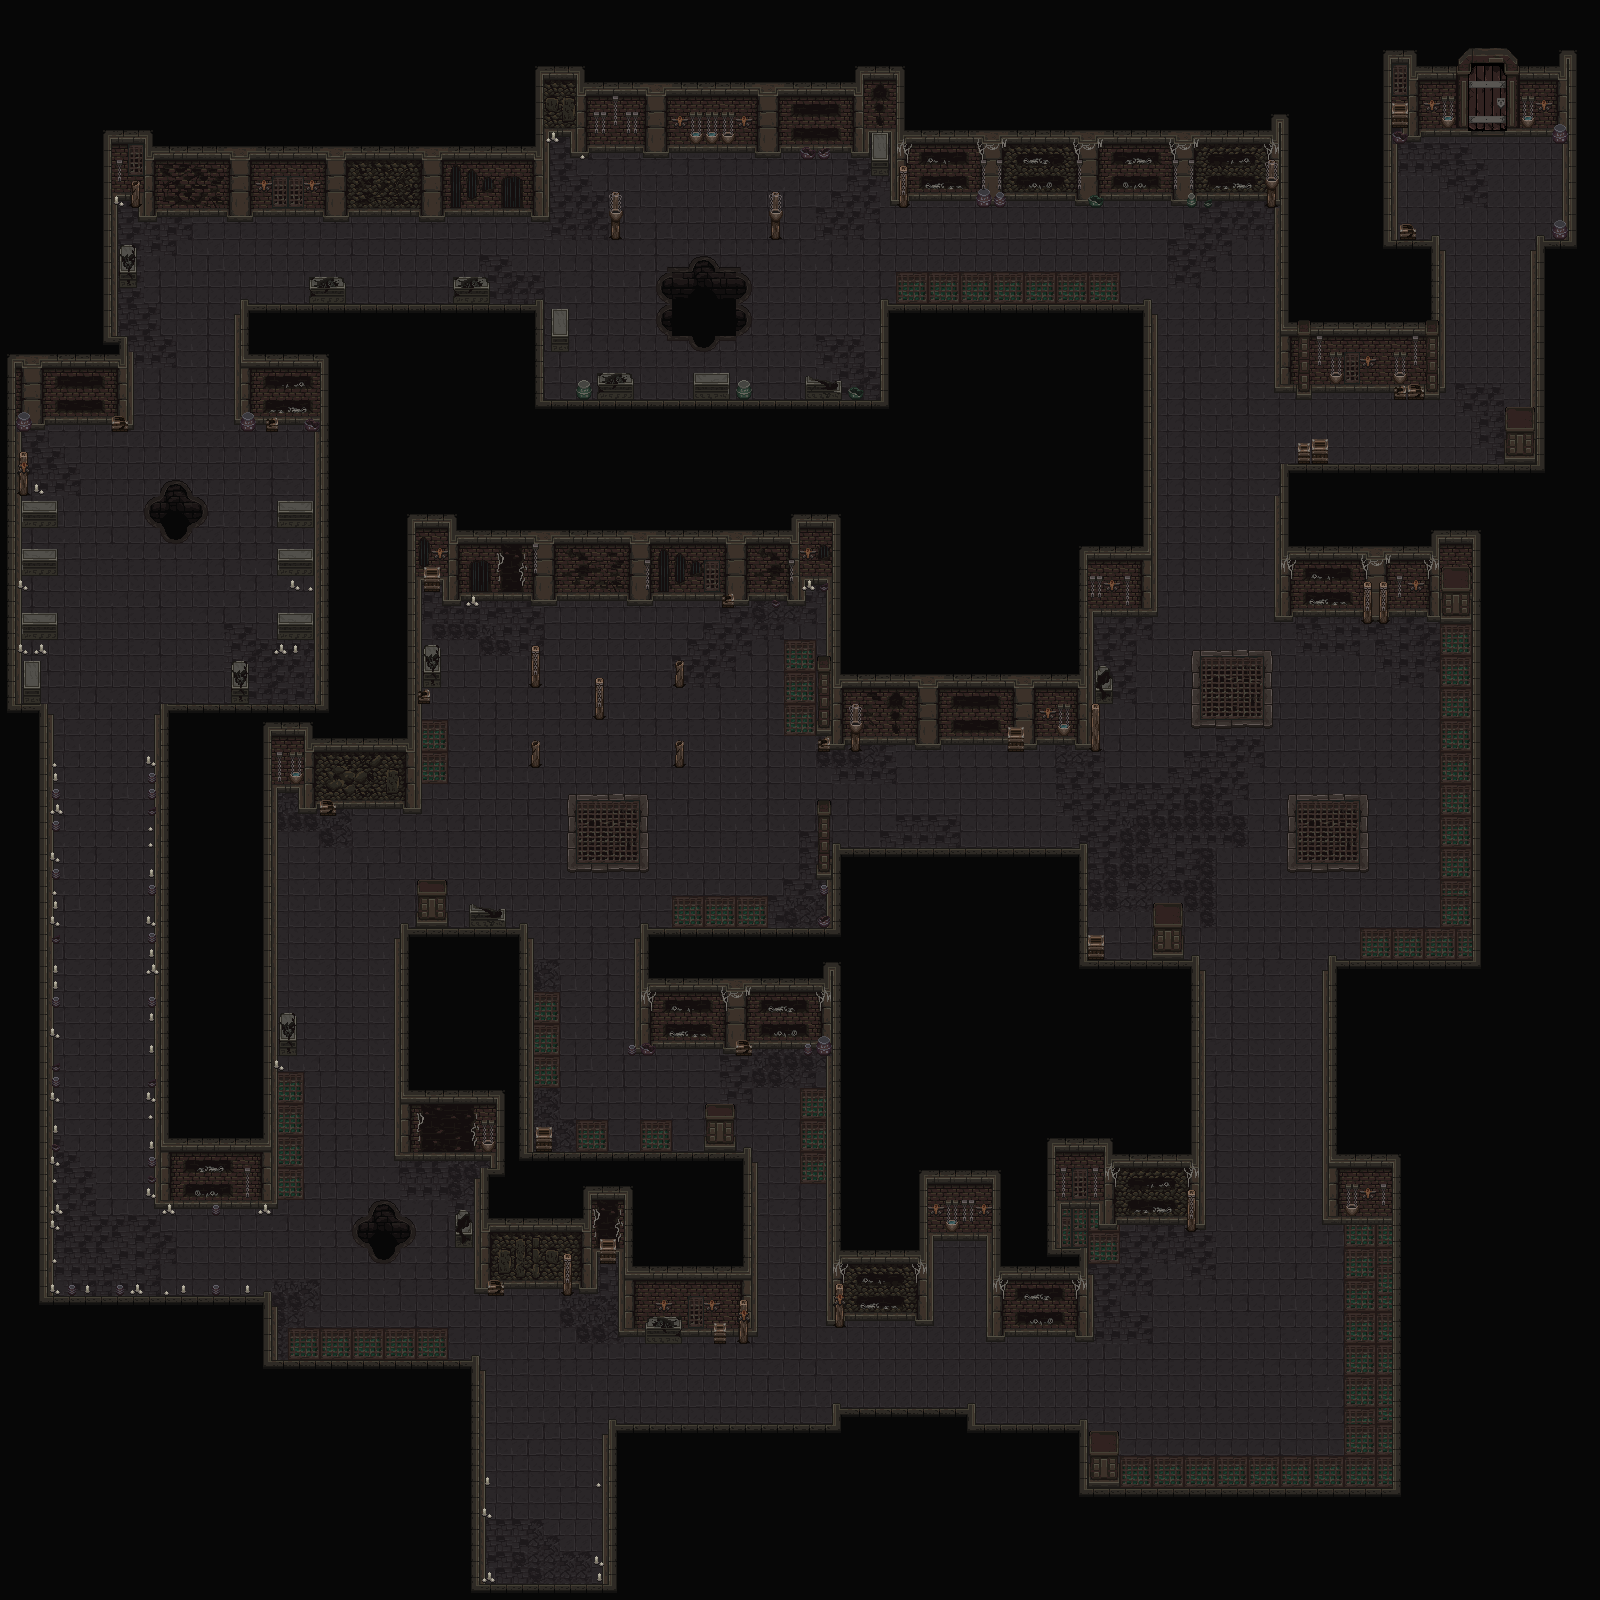

A 2D game scene composited from a Tiled map and its tileset images. What follows is a short description and the map's XML, with each tile layer's data collapsed to a summary:
An orthogonal 100x100 tile map with 16x16 px tiles, 5 tile layers (floor, Walls, Floor decor, Wall decor, ...), 1 hidden layer not drawn, 2 tilesets and 209 objects.

<map version="1.10" tiledversion="1.11.2" orientation="orthogonal" renderorder="right-down" width="100" height="100" tilewidth="16" tileheight="16" infinite="0" nextlayerid="23" nextobjectid="359">
 <tileset firstgid="1" source="Dungeon/Dungeon.tsx" />
 <tileset firstgid="2561" source="Dungeon/decor.tsx" />
 <layer id="15" name="floor" width="100" height="100">
  <data>[10000 cells, 10000 non-empty, 47 distinct tile ids]</data>
 </layer>
 <layer id="16" name="Walls" width="100" height="100">
  <data>[10000 cells, 2398 non-empty, 404 distinct tile ids]</data>
 </layer>
 <layer id="18" name="Floor decor" width="100" height="100">
  <data>[10000 cells, 612 non-empty, 223 distinct tile ids]</data>
 </layer>
 <layer id="19" name="Wall decor" width="100" height="100">
  <data>[10000 cells, 133 non-empty, 45 distinct tile ids]</data>
 </layer>
 <layer id="20" name="DoorVisual" width="100" height="100">
  <data>[10000 cells, 24 non-empty, 24 distinct tile ids]</data>
 </layer>
 <objectgroup id="21" name="Doors">
  <object id="358" x="1469.5" y="64" width="35" height="72" />
 </objectgroup>
 <objectgroup id="22" name="Collision">
  <object id="147" x="472" y="1370" width="13.6667" height="220.333" />
  <object id="148" x="473" y="1583.67" width="144" height="7.33333" />
  <object id="149" x="602" y="1434" width="15" height="158.333" />
  <object id="150" x="609.333" y="1419.67" width="7" height="14.6667" />
  <object id="151" x="472.333" y="1356.33" width="7.33333" height="15" />
  <object id="152" x="616" y="1424.25" width="198.25" height="6.25" />
  <object id="153" x="814.5" y="1424.25" width="26.25" height="6.75" />
  <object id="154" x="832.5" y="1403.5" width="7.5" height="28.25" />
  <object id="155" x="839.5" y="1408.5" width="128" height="6.25" />
  <object id="156" x="968.25" y="1404.25" width="7.5" height="26" />
  <object id="157" x="976.25" y="1424.75" width="103.5" height="6.75" />
  <object id="158" x="1080" y="1419.75" width="7.75" height="75" />
  <object id="159" x="1089.5" y="1431.25" width="30" height="57" />
  <object id="160" x="1088" y="1489" width="240.75" height="5.5" />
  <object id="161" x="1329.25" y="1489" width="71.75" height="6.5" />
  <object id="162" x="1392.5" y="1321.5" width="8.75" height="166.75" />
  <object id="163" x="1391.5" y="1154.75" width="9.75" height="166" />
  <object id="164" x="1323" y="1155.25" width="78" height="69.25" />
  <object id="165" x="1322.25" y="1003.5" width="14.75" height="150.75" />
  <object id="166" x="1322.75" y="970.5" width="14.75" height="33.75" />
  <object id="167" x="1328.75" y="956.25" width="7" height="15.25" />
  <object id="168" x="1336.25" y="960.25" width="144.75" height="7.25" />
  <object id="169" x="1431.5" y="530" width="48.5" height="92.25" />
  <object id="170" x="1472.25" y="623" width="9" height="161.25" />
  <object id="171" x="1472" y="784.25" width="8.75" height="175.25" />
  <object id="172" x="1275.25" y="546.25" width="164.75" height="76.5" />
  <object id="173" x="1274.75" y="495.5" width="14.25" height="50.5" />
  <object id="174" x="1280.25" y="464" width="8.25" height="33" />
  <object id="175" x="1298" y="442.5" width="12" height="21.25" />
  <object id="176" x="1288.75" y="464.5" width="176" height="6.75" />
  <object id="177" x="1312.25" y="439" width="16.25" height="24.75" />
  <object id="178" x="1465" y="464" width="80.25" height="7.75" />
  <object id="179" x="1505.5" y="406.75" width="30.5" height="56.5" />
  <object id="180" x="1537" y="353" width="8.5" height="110.25" />
  <object id="181" x="1531" y="351.25" width="6" height="55.25" />
  <object id="182" x="1530" y="249.75" width="15" height="103.75" />
  <object id="183" x="1536.75" y="235.75" width="7.5" height="14.5" />
  <object id="184" x="1543.75" y="241" width="33.5" height="6.75" />
  <object id="185" x="1554" y="220.75" width="13" height="20" />
  <object id="186" x="1563.25" y="144" width="13" height="101" />
  <object id="188" x="1559" y="50.5" width="17.25" height="93.5" />
  <object id="189" x="1519.75" y="66.75" width="39" height="69.75" />
  <object id="190" x="1553.25" y="136.25" width="6" height="6.75" />
  <object id="191" x="1409.5" y="65" width="45.25" height="73.75" />
  <object id="192" x="1382" y="50.25" width="27.25" height="92.75" />
  <object id="193" x="1382.75" y="142.25" width="14.25" height="104.25" />
  <object id="194" x="1400" y="225" width="15.75" height="15.25" />
  <object id="195" x="1397.25" y="240.5" width="34.25" height="6.5" />
  <object id="196" x="1431.25" y="235.25" width="7.75" height="84.75" />
  <object id="197" x="1439.5" y="250.5" width="5.25" height="115.25" />
  <object id="198" x="1426" y="320" width="19.25" height="78.5" />
  <object id="200" x="1394.25" y="385.25" width="11.5" height="14.5" />
  <object id="201" x="1408.75" y="384.5" width="15.5" height="15.5" />
  <object id="202" x="1281.25" y="321.5" width="158" height="73.25" />
  <object id="203" x="1272.5" y="114.5" width="16" height="206.5" />
  <object id="204" x="1274.5" y="320.5" width="5.5" height="71.5" />
  <object id="205" x="855" y="65.5" width="48" height="91.5" />
  <object id="206" x="891" y="156" width="15" height="49" />
  <object id="207" x="872" y="156.5" width="16" height="19" />
  <object id="208" x="903" y="129.5" width="381.5" height="76" />
  <object id="209" x="882" y="304.5" width="269.5" height="7.5" />
  <object id="210" x="1143" y="300" width="8.5" height="315" />
  <object id="211" x="1152" y="314" width="5.5" height="301.5" />
  <object id="212" x="1079" y="544.5" width="77" height="71" />
  <object id="213" x="1079" y="615.5" width="14" height="133.5" />
  <object id="214" x="1093.5" y="704.5" width="5.5" height="45.5" />
  <object id="215" x="1096" y="665.5" width="16" height="39" />
  <object id="216" x="832.5" y="673" width="258.5" height="75.5" />
  <object id="217" x="817.5" y="655.5" width="13.5" height="78.5" />
  <object id="218" x="818.5" y="738" width="12" height="13.5" />
  <object id="219" x="826.5" y="514" width="15" height="162.5" />
  <object id="220" x="792" y="513" width="49" height="73" />
  <object id="221" x="788" y="585" width="17.5" height="19.5" />
  <object id="222" x="406" y="513.5" width="49" height="92" />
  <object id="223" x="455.5" y="530" width="342" height="74" />
  <object id="224" x="406" y="606.5" width="15.5" height="205" />
  <object id="225" x="425" y="644" width="15" height="41.5" />
  <object id="226" x="422" y="688" width="8" height="15" />
  <object id="227" x="531.5" y="646" width="7.5" height="41" />
  <object id="228" x="532.5" y="741.5" width="6.5" height="25" />
  <object id="229" x="596" y="679" width="7.5" height="39.5" />
  <object id="230" x="676.5" y="660.5" width="7" height="26.5" />
  <object id="231" x="676.5" y="740.5" width="6.5" height="26.5" />
  <object id="233" x="839.5" y="848" width="240.5" height="7" />
  <object id="234" x="1079" y="844" width="7.5" height="123" />
  <object id="235" x="833" y="843.5" width="8" height="92.5" />
  <object id="236" x="818" y="800.5" width="13" height="78.5" />
  <object id="237" x="822.5" y="878" width="14" height="57.5" />
  <object id="238" x="1088" y="934.5" width="16" height="24.5" />
  <object id="239" x="1154" y="903" width="29.5" height="56" />
  <object id="240" x="1085.5" y="959.5" width="107.5" height="8.5" />
  </objectgroup>
 <layer id="17" name="Above" width="100" height="100" visible="0">
  <data>[10000 cells, 174 non-empty, 15 distinct tile ids]</data>
 </layer>
</map>
<!-- 117 of 209 objects omitted -->